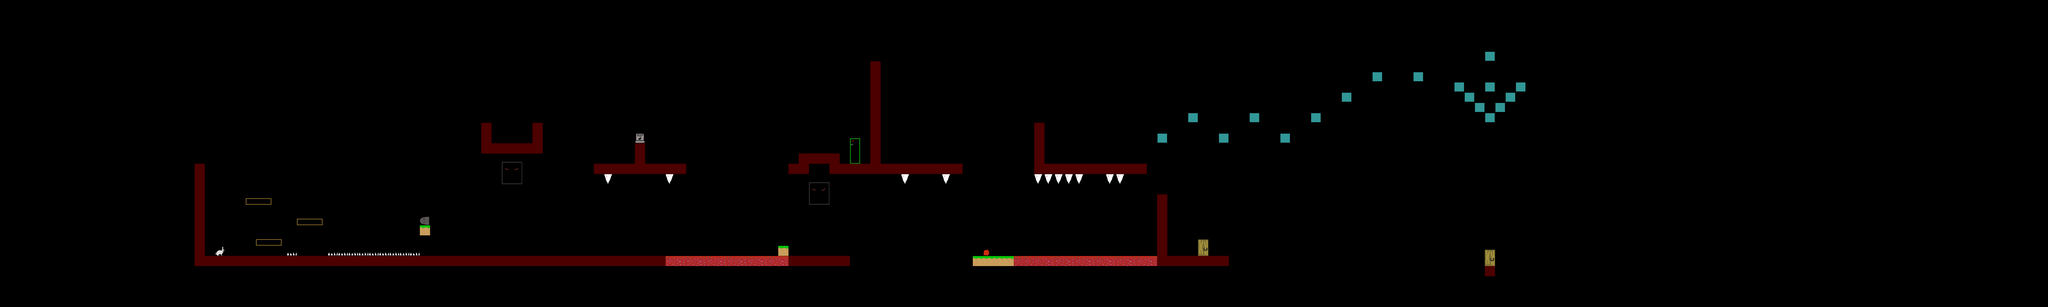

Below is a game level as drawn by its tile map, then a one-line description and the .tmx that defines it (tile-layer data replaced by summaries):
An orthogonal 200x30 tile map with 64x64 px tiles, 1 tile layer (layer0).

<map version="1.0" orientation="orthogonal" renderorder="right-down" width="200" height="30" tilewidth="64" tileheight="64" nextobjectid="1">
 <tileset firstgid="1" name="main" tilewidth="160" tileheight="160" tilecount="18">
  <tile id="0">
   <image width="64" height="64" source="../gfx/ground_lr.png" />
  </tile>
  <tile id="1">
   <image width="60" height="60" source="../gfx/hero_r0.png" />
  </tile>
  <tile id="2">
   <image width="64" height="64" source="../gfx/unknown.png" />
  </tile>
  <tile id="3">
   <image width="64" height="59" source="../gfx/mr_spore.png" />
  </tile>
  <tile id="4">
   <image width="64" height="64" source="../gfx/tombstone.png" />
  </tile>
  <tile id="5">
   <image width="64" height="64" source="../gfx/ground_lr2.png" />
  </tile>
  <tile id="6">
   <image width="64" height="26" source="../gfx/spikes.png" />
  </tile>
  <tile id="7">
   <image width="64" height="64" source="../gfx/doggy.png" />
  </tile>
  <tile id="8">
   <image width="128" height="140" source="../gfx/stompy.png" />
  </tile>
  <tile id="9">
   <image width="64" height="160" source="../gfx/canon_horizontal.png" />
  </tile>
  <tile id="10">
   <image width="60" height="54" source="../gfx/canon_bullet_left.png" />
  </tile>
  <tile id="11">
   <image width="64" height="102" source="../gfx/door_next_level.png" />
  </tile>
  <tile id="12">
   <image width="64" height="64" source="../gfx/block_fall_on_touch.png" />
  </tile>
  <tile id="13">
   <image width="160" height="40" source="../gfx/platform_left_right.png" />
  </tile>
  <tile id="14">
   <image width="40" height="40" source="../gfx/flying_fire.png" />
  </tile>
  <tile id="15">
   <image width="128" height="64" source="../gfx/lava.png" />
  </tile>
  <tile id="16">
   <image width="51" height="64" source="../gfx/spike_ceiling_falling.png" />
  </tile>
  <tile id="17">
   <image width="51" height="64" source="../gfx/spike_ceiling.png" />
  </tile>
 </tileset>
 <layer name="layer0" width="200" height="30">
  <data>[6000 cells, 211 non-empty, 14 distinct tile ids]</data>
 </layer>
</map>
